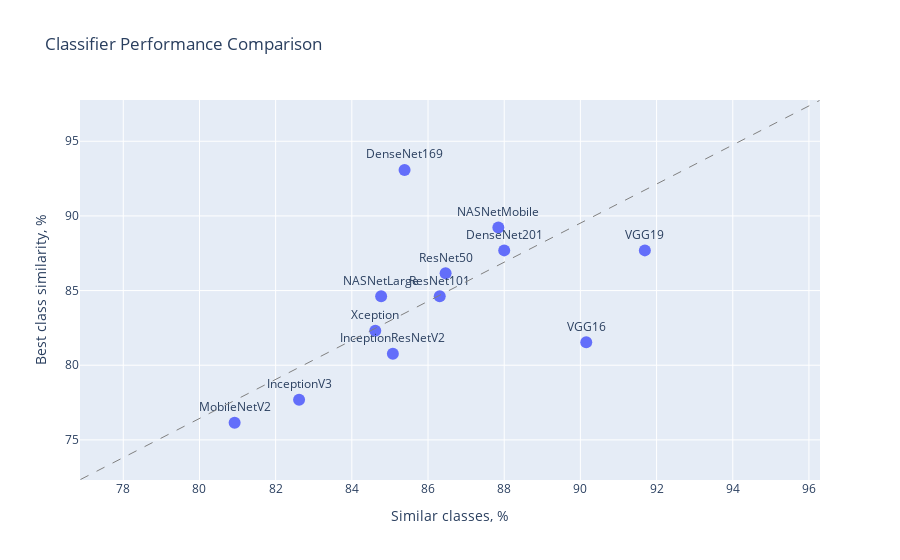

Notebook cell for this chart:
### Code cell
viz.plot_compare_metrics(names, similar_classes_pct, similar_best_class)

### Figure 1 — Plotly figure (JSON) as saved in the notebook; plotly's stock layout.template omitted (floating-point values rounded to 4 significant figures)
{"data": [{"hovertemplate": "Similar classes, %=%{x}<br>Best class similarity, %=%{y}<br>text=%{text}<extra></extra>", "legendgroup": "", "marker": {"color": "#636efa", "symbol": "circle", "size": 12}, "mode": "markers+text", "name": "", "orientation": "v", "showlegend": false, "text": ["MobileNetV2", "VGG16", "VGG19", "ResNet50", "ResNet101", "DenseNet169", "DenseNet201", "NASNetMobile", "NASNetLarge", "InceptionV3", "InceptionResNetV2", "Xception"], "x": [80.92, 90.15, 91.69, 86.46, 86.31, 85.38, 88.0, 87.85, 84.77, 82.62, 85.08, 84.62], "xaxis": "x", "y": [76.15, 81.54, 87.69, 86.15, 84.62, 93.08, 87.69, 89.23, 84.62, 77.69, 80.77, 82.31], "yaxis": "y", "type": "scatter", "textposition": "top center"}], "layout": {"xaxis": {"anchor": "y", "domain": [0.0, 1.0], "title": {"text": "Similar classes, %"}}, "yaxis": {"anchor": "x", "domain": [0.0, 1.0], "title": {"text": "Best class similarity, %"}}, "legend": {"tracegroupgap": 0}, "title": {"text": "Classifier Performance Comparison"}, "shapes": [{"line": {"color": "Gray", "dash": "dash", "width": 1}, "type": "line", "x0": 76.88, "x1": 96.28, "y0": 72.35, "y1": 97.73}]}}
